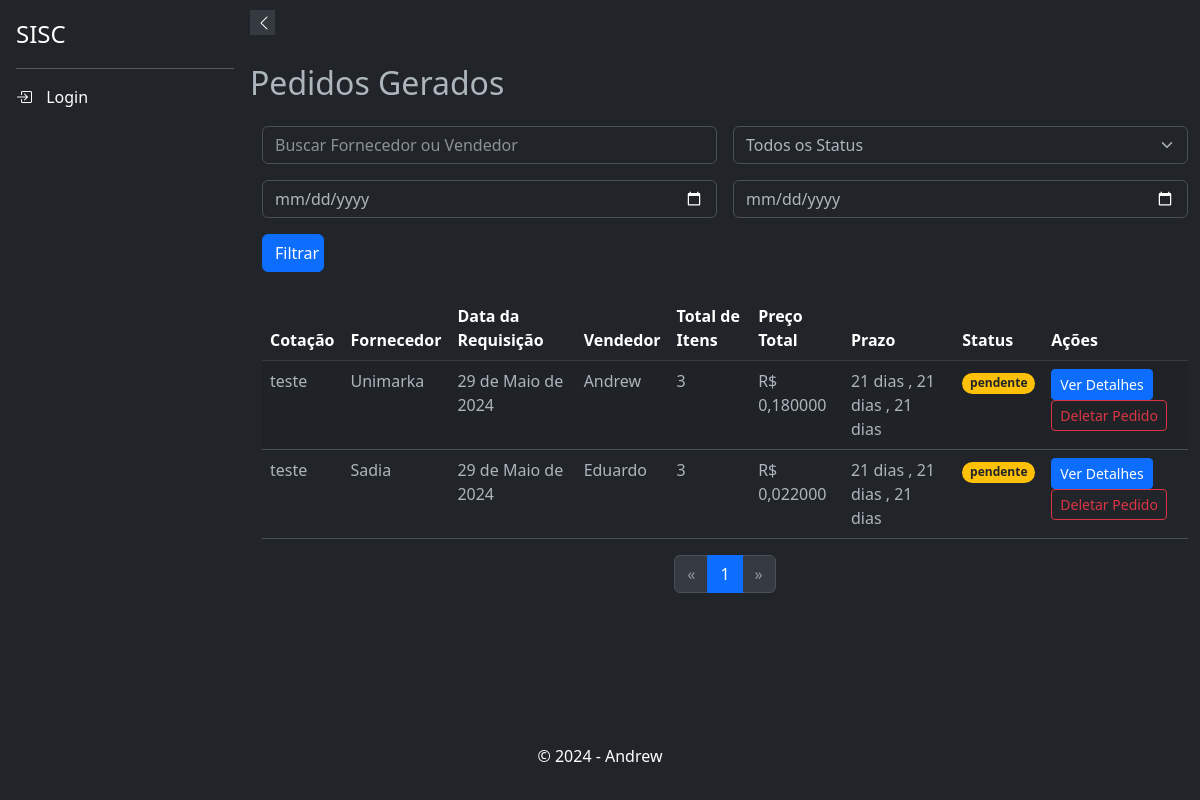
The page /respostas/pedidos/ on the database as committed earlier.
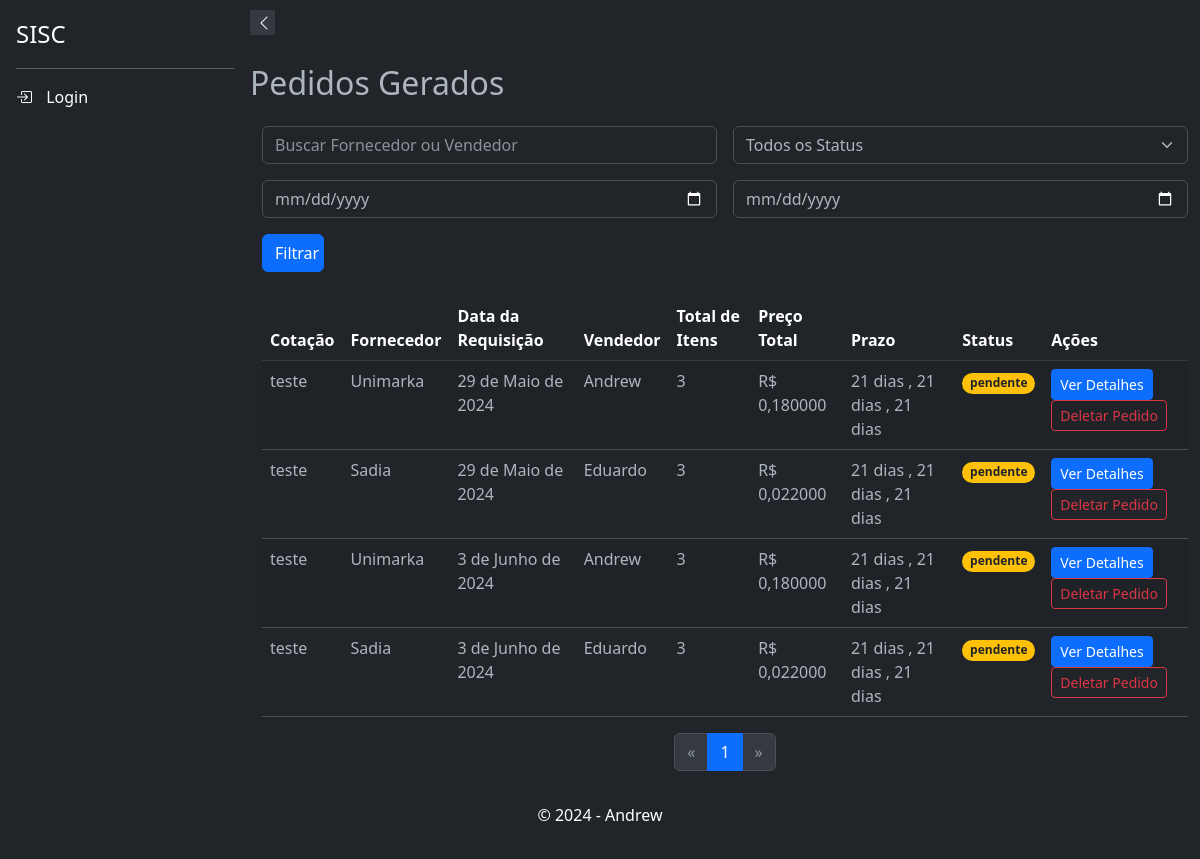
The same page on the database as committed later.
### respostas/models.py (models this page shows, shortened)
class PedidoAgrupado(models.Model):
    fornecedor = models.ForeignKey(Supplier, on_delete=models.CASCADE, verbose_name="Fornecedor")
    cotacao = models.ForeignKey(Cotacao, on_delete=models.CASCADE)
    data_requisicao = models.DateField(verbose_name="Data da Requisição")
    status = models.CharField(max_length=50, choices=[
        ('pendente', 'Pendente'),
        ('concluido', 'Concluído'),
        ('cancelado', 'Cancelado'),
    ], default='pendente', verbose_name="Status do Pedido")
    usuario_criador = models.ForeignKey(settings.AUTH_USER_MODEL, on_delete=models.SET_NULL, null=True)
    @property
    def total_itens(self):
        return self.pedidos.count()
    @property
    def preco_total(self):
        return sum(item.preco * item.quantidade for item in self.pedidos.all())

class Pedido(models.Model):
    produto = models.ForeignKey(Product, on_delete=models.CASCADE, verbose_name="Produto")
    quantidade = models.DecimalField(max_digits=10, decimal_places=3, verbose_name="Quantidade")
    tipo_volume = models.CharField(max_length=50, choices=Product.UNIDADE_CHOICES, verbose_name="Tipo de Volume")
    preco = models.DecimalField(max_digits=10, decimal_places=3, verbose_name="Preço")
    prazo_alternativo_selecionado = models.BooleanField(default=False, verbose_name="Prazo Alternativo Selecionado")
    prazo_alternativo = models.PositiveIntegerField(null=True, blank=True, verbose_name="Prazo Alternativo")
    observacoes = models.TextField(blank=True, null=True, verbose_name="Observações")
    pedido_agrupado = models.ForeignKey(PedidoAgrupado, related_name='pedidos', on_delete=models.CASCADE, verbose_name="Pedido Agrupado", null=True, default=None)
    class Meta:
        verbose_name = "Pedido"
        verbose_name_plural = "Pedidos"

### cotacao/models.py (models this page shows, shortened)
class Cotacao(models.Model):
    uuid = models.UUIDField(default=uuid.uuid4, editable=False, unique=True)
    nome = models.CharField(max_length=200)
    departamento = models.ForeignKey(Departamento, on_delete=models.SET_NULL, null=True )
    usuario_criador = models.ForeignKey(settings.AUTH_USER_MODEL, on_delete=models.CASCADE, related_name='cotacoes_criadas', null=True, )
    data_abertura = models.DateField()
    data_fechamento = models.DateField()
    status = models.CharField(max_length=10, default='ativo', choices=[('ativo', 'Aberto'), ('inativo', 'Fechado')])
    prazo = models.IntegerField(
                                    choices=[(0, 'à vista'), (7, '7 dias'), (14, '14 dias'), (21, '21 dias'), (28, '28 dias')],
                                    default=21,
                                    help_text='Prazo para os produtos'
                                    )
    class Meta:
        verbose_name = _('Cotação')
        verbose_name_plural = _('Cotações')
        ordering = ['data_abertura']
        indexes = [
            models.Index(fields=['departamento']),
            models.Index(fields=['status']),
            models.Index(fields=['data_abertura']),
        ]

### suppliers/models.py (models this page shows, shortened)
class Supplier(models.Model):
    user = models.ForeignKey(settings.AUTH_USER_MODEL, on_delete=models.CASCADE, blank=True, null=True)
    name = models.CharField(max_length=255)
    email = models.EmailField(unique=True)
    phone_regex = RegexValidator(regex=r'^\+?\d{10,15}$', message="Número de telefone no formato: '+999999999'. Até 15 dígitos.", )
    phone = models.CharField(validators=[phone_regex], max_length=17, blank=True)
    company = models.CharField(max_length=255, null=True, blank=True)
    cnpj = models.CharField(max_length=18, unique=True, validators=[validate_cnpj], null=True, blank=True)
    active = models.BooleanField(default=True, verbose_name="Ativo")
    address_line_1 = models.CharField("Endereço", max_length=255, null=True, blank=True)
    address_line_2 = models.CharField("Complemento", max_length=255, null=True, blank=True)
    city = models.CharField("Cidade", max_length=100, null=True, blank=True)
    state = models.CharField("Estado", max_length=50, null=True, blank=True)
    zip_code = models.CharField("CEP", max_length=10, null=True, blank=True)
    minimum_order_value = models.DecimalField("Valor Mínimo para Pedido", max_digits=10, decimal_places=3, validators=[MinValueValidator(0)], null=True, blank=True)
    order_response_deadline = models.TimeField("Prazo de Resposta para Pedidos", null=True, blank=True)
    departments = models.ManyToManyField('products.Departamento', related_name='suppliers', blank=True)
    categories = models.ManyToManyField(Category, blank=True, verbose_name="Categorias")
    subcategories = models.ManyToManyField(Subcategory, blank=True, verbose_name="Subcategorias")
    brands = models.ManyToManyField(Brand,  blank=True, verbose_name="Marcas")
    created_at = models.DateTimeField(auto_now_add=False, default=datetime.datetime.now, null=True, blank=True)
    updated_at = models.DateTimeField(auto_now=True, verbose_name="Atualizado em")
    deleted = models.BooleanField(default=False)
    holiday_cover_name = models.CharField("Nome do Fornecedor de Férias", max_length=255, null=True, blank=True)
    holiday_cover_email = models.EmailField("Email do Fornecedor de Férias", null=True, blank=True)
    holiday_cover_phone = models.CharField("Telefone do Fornecedor de Férias", validators=[phone_regex], max_length=17, blank=True, null=True)
    observation = models.TextField("Observação", null=True, blank=True)
    delivery_days = models.CharField("Dias de Entrega", max_length=100, blank=True, null=True)
    quality_rating = models.IntegerField(default=0, blank=True, null=True)
    delivery_time_rating = models.IntegerField(default=0, blank=True, null=True)
    price_rating = models.IntegerField(default=0, blank=True, null=True)
    reliability_rating = models.IntegerField(default=0, blank=True, null=True)
    flexibility_rating = models.IntegerField(default=0, blank=True, null=True)
    partnership_rating = models.IntegerField(default=0, blank=True, null=True)
    comments = models.TextField("Comentários", max_length=100, blank=True, null=True)
    billing_deadline_choices = [
        ('1-2', '1 a 2 dias úteis'),
        ('3-5', '3 a 5 dias úteis'),
        ('6-10', '6 a 10 dias úteis'),
        ('11-15', '11 a 15 dias úteis'),
        ('15+', 'Mais de 15 dias úteis'),
        ('negotiable', 'A combinar')
    ]
    billing_deadline = models.CharField(max_length=20, choices=billing_deadline_choices, default='1-2', verbose_name="Prazo de Faturamento")
    specific_billing_deadline = models.CharField(max_length=50, blank=True, null=True, verbose_name="Prazo Específico de Faturamento")
    class Meta:
        ordering = ['name']

### respostas/views.py (the view, shortened to what this page needs)
# urls.py: path('pedidos/', ListarPedidosView.as_view(), name='listar_pedidos'),
class ListarPedidosView(ListView):
    model = PedidoAgrupado
    template_name = 'respostas/listar_pedidos.html'
    context_object_name = 'pedidos_agrupados'
    paginate_by = 10  # Número de pedidos agrupados por página
    def get_queryset(self):
        queryset = super().get_queryset()
        query = self.request.GET.get('q')
        status = self.request.GET.get('status')
        start_date = self.request.GET.get('start_date')
        end_date = self.request.GET.get('end_date')
        search_query = self.request.GET.get('q')
        status = self.request.GET.get('status')
        if status:
            queryset = queryset.filter(status=status)
        start_date_str = self.request.GET.get('start_date')
        end_date_str = self.request.GET.get('end_date')
        if start_date_str and end_date_str:
            start_date = timezone.make_aware(datetime.datetime.strptime(start_date_str, '%Y-%m-%d'))
            end_date = timezone.make_aware(datetime.datetime.strptime(end_date_str, '%Y-%m-%d') + datetime.timedelta(days=1))
            queryset = queryset.filter(data_requisicao__range=(start_date, end_date))
        return queryset

### respostas/templates/respostas/listar_pedidos.html (shortened to what the changed rows need)
{% extends 'base.html' %}
{% block content %}
<h2 class="my-4">Pedidos Gerados</h2>
<div class="container">
    {% if pedidos_agrupados %}
    <table class="table table-striped">
        <thead class="table-dark">
            <tr>
                <th>Cotação</th>
                <th>Fornecedor</th>
                <th>Data da Requisição</th>
                <th>Vendedor</th>
                <th>Total de Itens</th>
                <th>Preço Total</th>
                <th>Prazo</th>
                <th>Status</th>
                <th>Ações</th>
            </tr>
        </thead>
        <tbody>
            {% for pedido_agrupado in pedidos_agrupados %}
            <tr>
                <td>{{ pedido_agrupado.cotacao.nome }}</td>
                <td>{{ pedido_agrupado.fornecedor.company }}</td>
                <td>{{ pedido_agrupado.data_requisicao }}</td>
                <td>{{ pedido_agrupado.fornecedor.name }}</td>
                <td>{{ pedido_agrupado.total_itens }}</td>
                <td>R$ {{ pedido_agrupado.preco_total }}</td>
                <td>
                    {% for pedido in pedido_agrupado.pedidos.all %}
                        {% if pedido.prazo_alternativo_selecionado and pedido.prazo_alternativo %}
                            {{ pedido.prazo_alternativo }} dias (Alternativo)
                        {% else %}
                            {{ pedido_agrupado.cotacao.prazo }} dias
                        {% endif %}
                        {% if not forloop.last %}, {% endif %}
                    {% endfor %}
                </td>
                <td>
                    <span class="badge rounded-pill
                        {% if pedido_agrupado.status == 'pendente' %}bg-warning text-dark
                        {% elif pedido_agrupado.status == 'concluido' %}bg-success
                        {% elif pedido_agrupado.status == 'cancelado' %}bg-danger
                        {% endif %}
                    ">
                        {{ pedido_agrupado.status }}
                    </span>
                </td>
                <td>
                    <a href="{% url 'respostas:detalhes_pedido_agrupado' pedido_agrupado.pk %}" class="btn btn-primary btn-sm">Ver Detalhes</a>
                    <a href="{% url 'respostas:deletar_pedido_agrupado' pedido_agrupado.pk %}" class="btn btn-outline-danger btn-sm">Deletar Pedido</a>
                </td>
            </tr>
            {% endfor %}
        </tbody>
    </table>
    <nav aria-label="Page navigation">
        <ul class="pagination justify-content-center">
            {% for num in page_obj.paginator.page_range %}
                {% if page_obj.number == num %}
                    <li class="page-item active"><a class="page-link" href="#">{{ num }}</a></li>
                {% endif %}
            {% endfor %}
        </ul>
    </nav>
    {% else %}
    <div class="alert alert-info">Nenhum pedido encontrado.</div>
    {% endif %}
</div>
{% endblock %}

Rows that differ between the two databases and show on the page:
added PedidoAgrupado: cotacao.nome "teste", fornecedor.company "Unimarka", data_requisicao "3 de Junho de 2024", fornecedor.name "Andrew", total_itens "3", preco_total "0,180000", cotacao.prazo "21", status "pendente"
added PedidoAgrupado: cotacao.nome "teste", fornecedor.company "Sadia", data_requisicao "3 de Junho de 2024", fornecedor.name "Eduardo", total_itens "3", preco_total "0,022000", cotacao.prazo "21", status "pendente"
